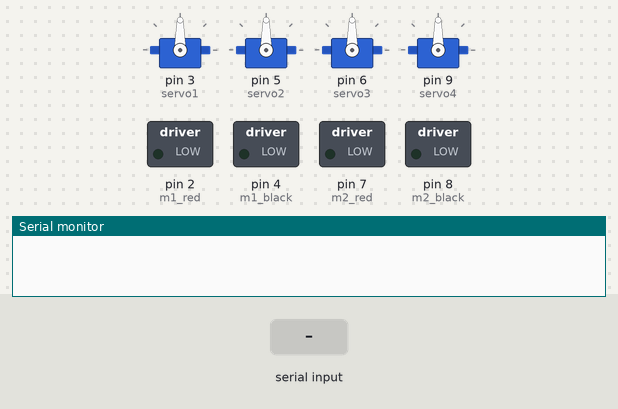
The sketch below on a simulated Arduino Uno, built with avr-gcc and run on an emulated ATmega328P. On the bench: 4 × servo, switched loads named in the sketch (green lamp = pin HIGH), the last lines printed to the serial monitor. Inputs (shaded band) come from the test bench.

Above: at 1.2 s.
1.3 s: "c" received over Serial
At 3.1 s:
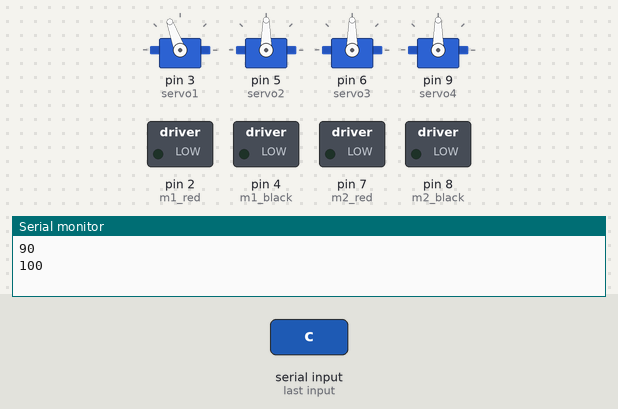
4.3 s: byte 54 ('6') received over Serial
At 5.6 s:
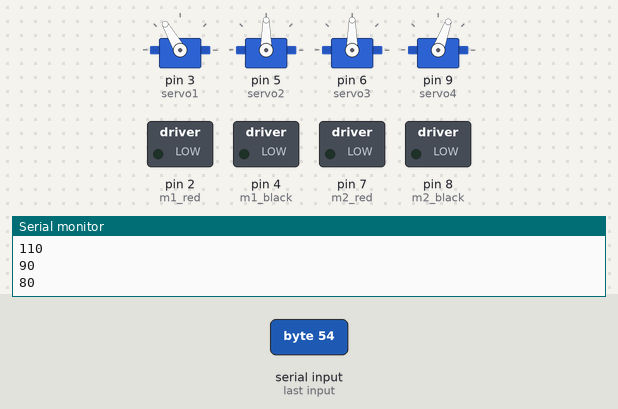
7.3 s: "3" received over Serial
At 9.1 s:
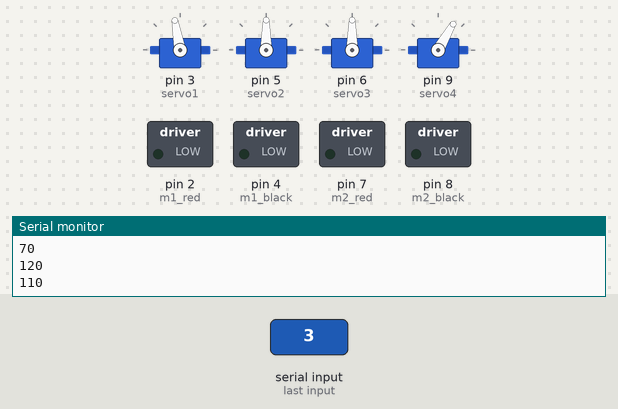
10.3 s: "a" received over Serial
At 10.6 s:
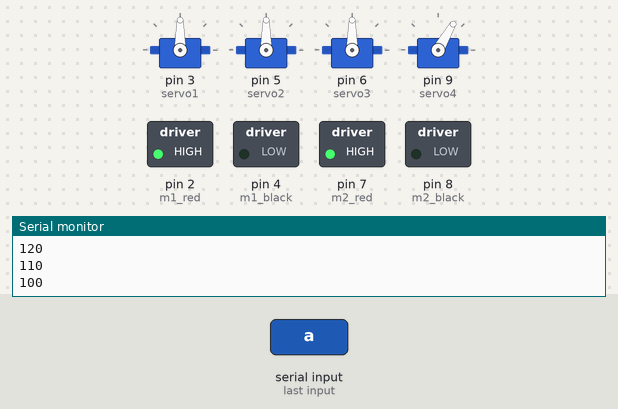
11.8 s: byte 102 ('f') received over Serial
At 13.6 s:
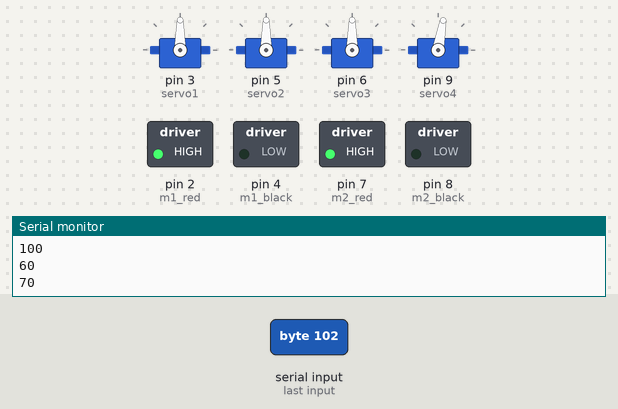
14.8 s: "1" received over Serial
At 15.2 s:
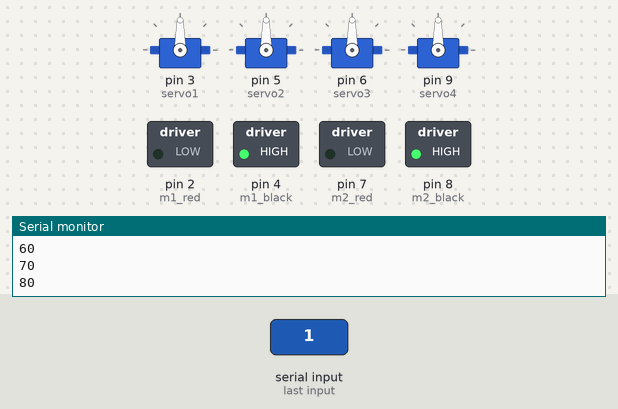
Timing chart, 0 to 17.3 s (numbered marks = the images above; inputs shaded):
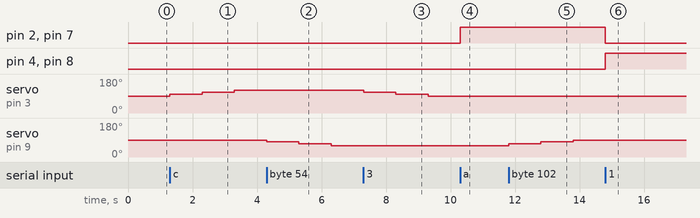

Measured:
- after the input at 1.3 s, servo on pin 3 (servo1): 90° → 100° at once, → 110° 1.0 s later, → 120° 1.0 s later
- after the input at 4.3 s, servo on pin 3 (servo1): stays 120° (without the input it goes to 130° after 0.00 s); servo on pin 9 (servo4): 90° → 80° at once, → 70° 1.0 s later, → 60° 1.0 s later
- after the input at 7.3 s, servo on pin 3 (servo1): 120° → 110° at once, → 100° 1.0 s later, → 90° 1.0 s later; servo on pin 9 (servo4): stays 60° (without the input it goes to 50° after 0.00 s)
- after the input at 10.3 s, pin 2 (m1_red), pin 7 (m2_red): LOW → HIGH at once; servo on pin 3 (servo1): stays 90° (without the input it goes to 80° after 0.00 s)
- after the input at 11.8 s, servo on pin 9 (servo4): 60° → 70° at once, → 80° 1.0 s later, → 90° 1.0 s later
- after the input at 14.8 s, pin 2 (m1_red), pin 7 (m2_red): HIGH → LOW at once; pin 4 (m1_black), pin 8 (m2_black): LOW → HIGH at once; servo on pin 9 (servo4): stays 90° (without the input it goes to 100° after 0.00 s)

The sketch:

ProjectCrane_Slave.ino
```cpp
// SLAVE FUNCTION CODE
//For the servos and the motor controller
#include <Servo.h>

Servo servo1;
Servo servo2;
Servo servo3;
Servo servo4;
int m1_red = 2;
int m1_black = 4;
int m2_red = 7;
int m2_black = 8;

int pos;
char state;
int current_pos1;
int current_pos2;
int current_pos3;
int current_pos4;

void setup() {
  servo1.attach(3);
  servo2.attach(5);
  servo3.attach(6);
  servo4.attach(9);
  pinMode( m1_red , OUTPUT );
  pinMode( m1_black , OUTPUT );
  pinMode( m2_red , OUTPUT );
  pinMode( m2_black , OUTPUT );
  Serial.begin(38400);
}

void loop() {
  if (Serial.available() > 0){
    state = Serial.read();
  }
  switch (state){
  case 'a' :
      // motor for front
            digitalWrite(m1_red , HIGH );
            digitalWrite(m1_black , LOW );
            digitalWrite(m2_black , LOW );
            digitalWrite(m2_red , HIGH );
            break;
  case '1' :
     // motor for back
            digitalWrite(m1_red , LOW );
            digitalWrite(m1_black , HIGH );
            digitalWrite(m2_black , HIGH );
            digitalWrite(m2_red , LOW );

            break;
  case 'b' :
     // motor for left
            digitalWrite(m2_black , LOW );
            digitalWrite(m2_red , HIGH );
            break;
  case '2' :
     // motor for right
            digitalWrite(m1_red , HIGH );
            digitalWrite(m1_black , LOW );
            break;
     //perfect till above
  case 'c' :
            current_pos1=servo1.read();
            Serial.println(current_pos1);
            if(current_pos1<170)
            servo1.write(current_pos1 + 10);
            else
            servo1.write(180);
            delay(1000);
            break;
  case '3' :
            current_pos1=servo1.read();
            Serial.println(current_pos1);
            if(current_pos1>10)
            servo1.write(current_pos1 - 10);
            else
            servo1.write(0);
            delay(1000);
            break;
  case 'd' :
            current_pos2=servo2.read();
            Serial.println(current_pos2);
            if(current_pos2<170)
            servo2.write(current_pos2 + 10);
            else
            servo2.write(180);
            delay(1000);
            break;
  case '4' :
            current_pos2=servo2.read();
            Serial.println(current_pos2);
            if(current_pos2>10)
            servo2.write(current_pos2 - 10);
            else
            servo2.write(0);
            delay(1000);
            break;
            /* for moving the secondary arm */
  case 'e' :
            current_pos3=servo3.read();
            Serial.println(current_pos3);
            if(current_pos3<170)
            servo3.write(current_pos3 + 10);
            else
            servo3.write(180);
            delay(1000);
            break;
  case '5' :
            current_pos3=servo3.read();
            Serial.println(current_pos3);
            if(current_pos3>10)
            servo3.write(current_pos3 - 10);
            else
            servo3.write(0);
            delay(1000);
            break;
            /* for picking the object */
  case 'f' :
            current_pos4=servo4.read();
            Serial.println(current_pos4);
            if(current_pos4<170)
            servo4.write(current_pos4 + 10);
            else
            servo4.write(180);
            delay(1000);
            break;
  case '6' :
            current_pos4=servo4.read();
            Serial.println(current_pos4);
            if(current_pos4>10)
            servo4.write(current_pos4 - 10);
            else
            servo4.write(0);
            delay(1000);
            break;
  case 's' : digitalWrite(m1_red , LOW );
            digitalWrite(m1_black , LOW );
            digitalWrite(m2_black , LOW );
            digitalWrite(m2_red , LOW );
            break;
 defalut :  current_pos1=servo1.read();
            servo1.write(current_pos1);
            current_pos2=servo2.read();
            servo2.write(current_pos2);
            current_pos3=servo3.read();
            servo3.write(current_pos3);
            current_pos4=servo4.read();
            servo4.write(current_pos4);
            }
}
```
